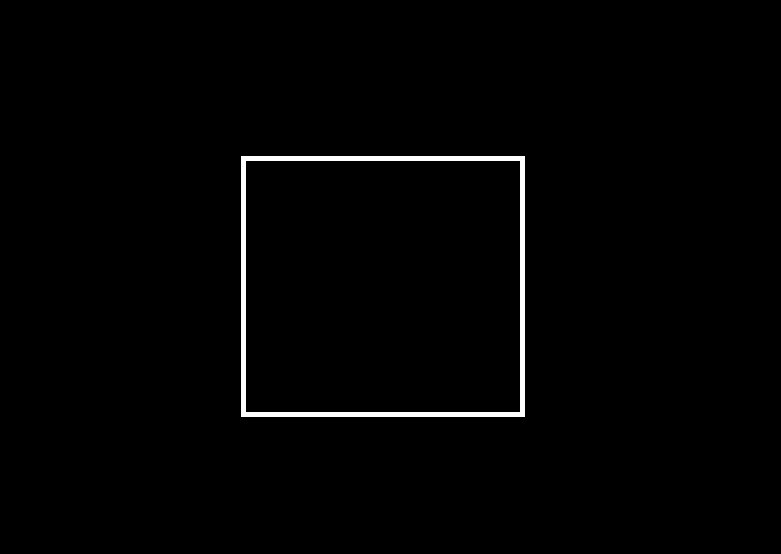
%> input picture Memory_Img.jpg, 781 x 554 px
$ octave Test_MATLAB_code_2.m   (GNU Octave 9; MATLAB toolbox functions it lacks are replaced by stand-ins)
%> lines starting %> are read from the running program, lines starting %| are printed output that depends on the picture
clear all;
close all;
clc;

%% Read the image that is to be stored in memory.

Read_Memory_Img = imread('Memory_Img.jpg');
%> Read_Memory_Img is the input picture: size 554x781 uint8; min 0, max 255, mean 3.2

%% Create test image.

% First step of the map seeking circuit would be to create a test image.

% Here we will be doing changes in the memory image itself and later
% performing the MSC layer functions on it.

[RM1, RM2] = size(Read_Memory_Img);
%> RM1 = 554; RM2 = 781
Memory_Img = imresize(Read_Memory_Img, [150 150]);
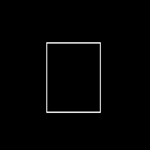
%> Memory_Img: size 150x150 uint8; min 0, max 235, mean 3.3
[M1, M2] = size(Memory_Img);
%> M1 = 150; M2 = 150

% Rotate the memory image by 45 degrees in CW direction.
Rotated_Image = imrotate(Memory_Img, 45);
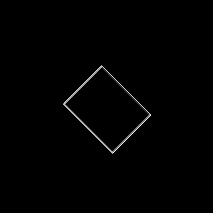
%> Rotated_Image: size 213x213 uint8; min 0, max 235, mean 1.6

% Truncate the outer sections of the rotated image so that the size of the
% rotated image is the same as memory image.

% Step 1. Get the size of the image so that we can get its center.
[Im4, In4] = size(Rotated_Image);
%> Im4 = 213; In4 = 213
x = round(Im4/2);
%> x = 107
y = round(In4/2);
%> y = 107

m = fix(M1/2);
%> m = 75
n = fix(M2/2);
%> n = 75

r1 = x-m+1;
%> r1 = 33
r2 = x+m+1;
%> r2 = 183

c1 = y-n;
%> c1 = 32
c2 = y+(n);
%> c2 = 182

Truncated_Rotate_Img = Rotated_Image(r1:r2, c1:c2);
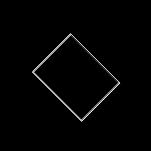
%> Truncated_Rotate_Img: size 151x151 uint8; min 0, max 235, mean 3.3

TR_Img = Truncated_Rotate_Img;

% The next step would be to translate the image for further tests.

%Translate_Truncate_Rotate_Img = imtranslate(Truncated_Rotate_Img, [5, 5], 'FillValues', 0);
%Translate_Truncate_Rotate_Img = imtranslate(Memory_Img, [5.4, 4.5], 'FillValues', 0);

%Changing the Translate_Truncate_Rotate_Img name to TTR_Img.

%TTR_Img = Translate_Truncate_Rotate_Img;

figure(1);
imshow(Memory_Img);

figure(2);
imshow(TR_Img);
